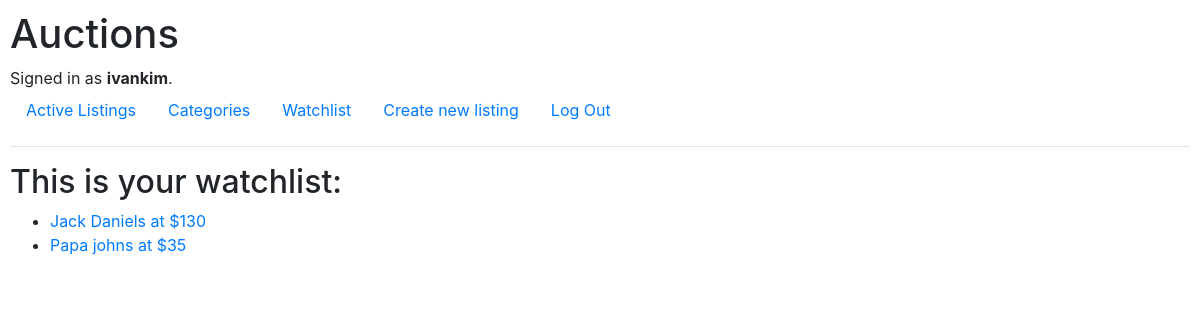
The app's page /watchlist (signed in) with its own data.
### auctions/models.py (models this page shows)
class User(AbstractUser):
    watchList = models.ManyToManyField(
        Auction, blank=True, related_name="watchers"
    )

class Auction(models.Model):
    name = models.CharField(max_length=64)
    description = models.CharField(max_length=256)
    price = models.IntegerField(default=0)
    imageLink = models.URLField(blank=True)
    op = models.CharField(max_length=64)
    category_choices = [
        ("Food", "Food"),
        ("Alcohol", "Alcohol"),
        ("Books", "Books"),
        ("Music", "Music"),
        ("Tech", "Tech"),
    ]
    category = models.CharField(max_length=10, choices=category_choices, blank=True)
    comments = models.ManyToManyField(Comment, blank=True, related_name="comments")
    bid = models.OneToOneField(Bid, on_delete=models.CASCADE, related_name="itemBid", null=True, blank=True)
    closed = models.BooleanField(default=False)
    def __str__(self):
        return f"{self.name} at ${self.price}"

### auctions/views.py (the view)
# urls.py: path("watchlist", views.watchlist, name="watchlist"),
@login_required(login_url='login')
def watchlist(request):
    return render(request, "auctions/watchlist.html")

### auctions/templates/auctions/watchlist.html
{% extends "auctions/layout.html" %}
{% block body %}
<h2>This is your watchlist:</h2>
<ul>
    {% for item in user.watchList.all %}
    <li><a href="/{{item.name}}">{{item}}</a></li>
    {% empty %}
    Nothing in the watchlist yet.
    {% endfor %}
</ul>
{% endblock %}

### auctions/templates/auctions/layout.html (shortened to what this page needs)
{% load static %}
<!DOCTYPE html>
<html lang="en">
<head>
    <link rel="stylesheet" href="https://stackpath.bootstrapcdn.com/bootstrap/4.4.1/css/bootstrap.min.css"
>
    <link href="{% static 'auctions/styles.css' %}" rel="stylesheet">
</head>
<body>
    <h1>Auctions</h1>
    <div>
        {% if user.is_authenticated %}
        Signed in as <strong>{{ user.username }}</strong>.
        {% else %}
        Not signed in.
        {% endif %}
    </div>
    <ul class="nav">
        <li class="nav-item">
            <a class="nav-link" href="{% url 'index' %}">Active Listings</a>
        </li>
        <li class="nav-item">
            <a class="nav-link" href="{% url 'categories' %}">Categories</a>
        </li>
        <li class="nav-item">
            <a class="nav-link" href="{% url 'watchlist' %}">Watchlist</a>
        </li>
        <li class="nav-item">
            <a class="nav-link" href="{% url 'create' %}">Create new listing</a>
        </li>
        {% if user.is_authenticated %}
        <li class="nav-item">
            <a class="nav-link" href="{% url 'logout' %}">Log Out</a>
        </li>
        {% endif %}
    </ul>
    <hr>
    {% block body %}
    {% endblock %}
</body>
</html>

### auctions/static/auctions/styles.css (style rules this page uses)
body { padding: 10px; }

### records on screen
User: username "ivankim"
Auction: name+price "Jack Daniels at $130"
Auction: name+price "Papa johns at $35"
